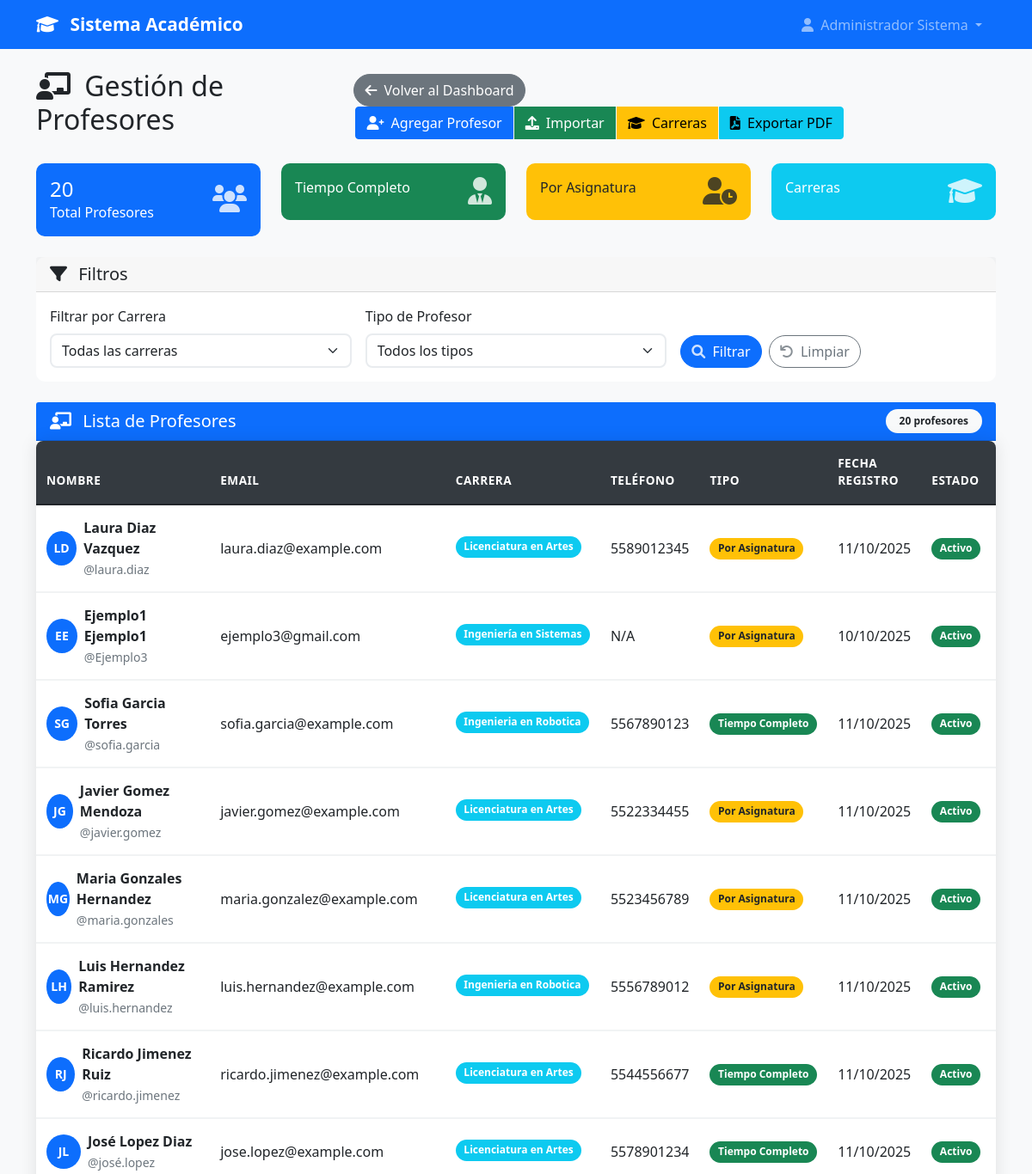
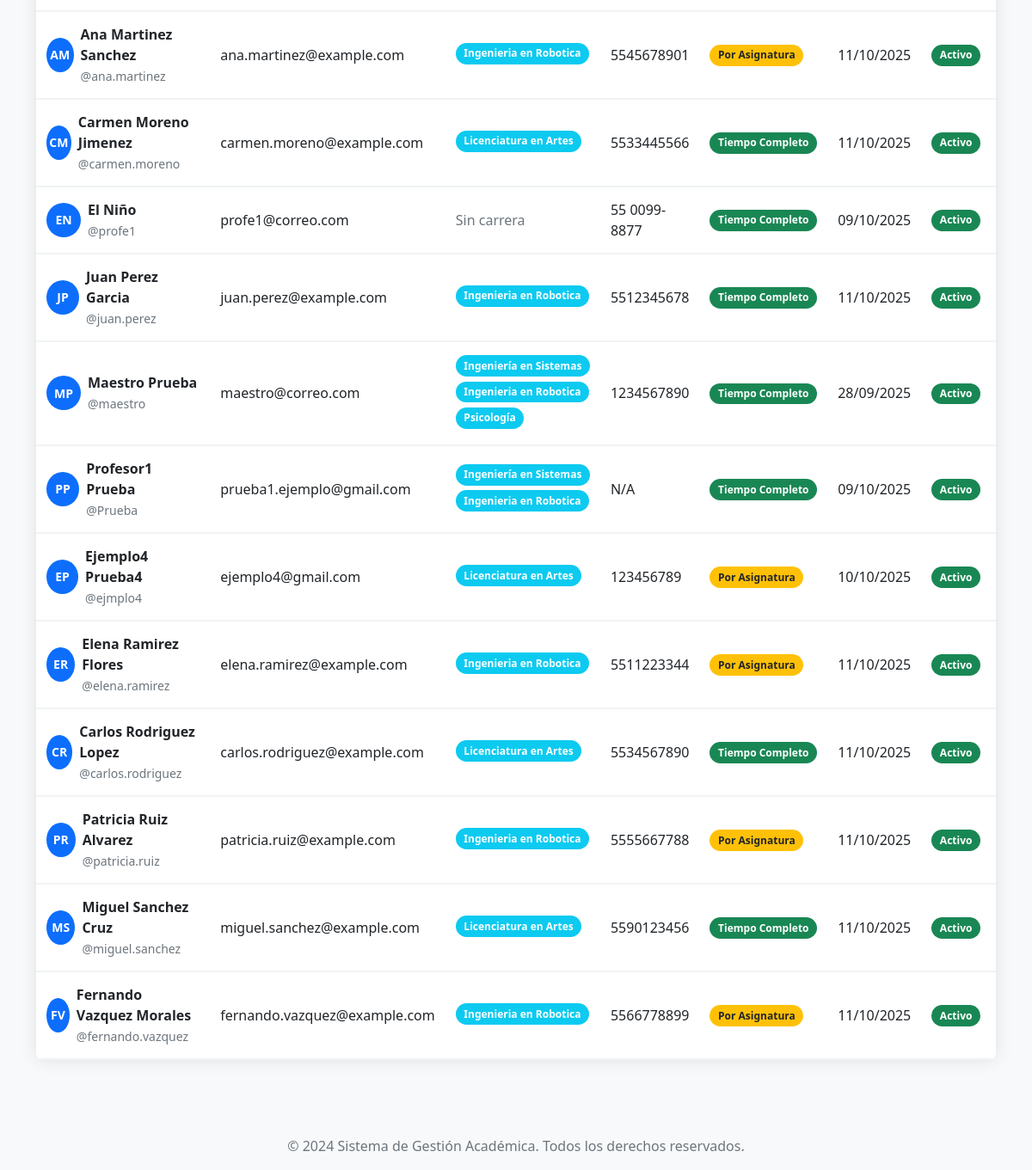
/admin/profesores (signed in), run on an earlier commit of the app's database (2 pictures, top to bottom).
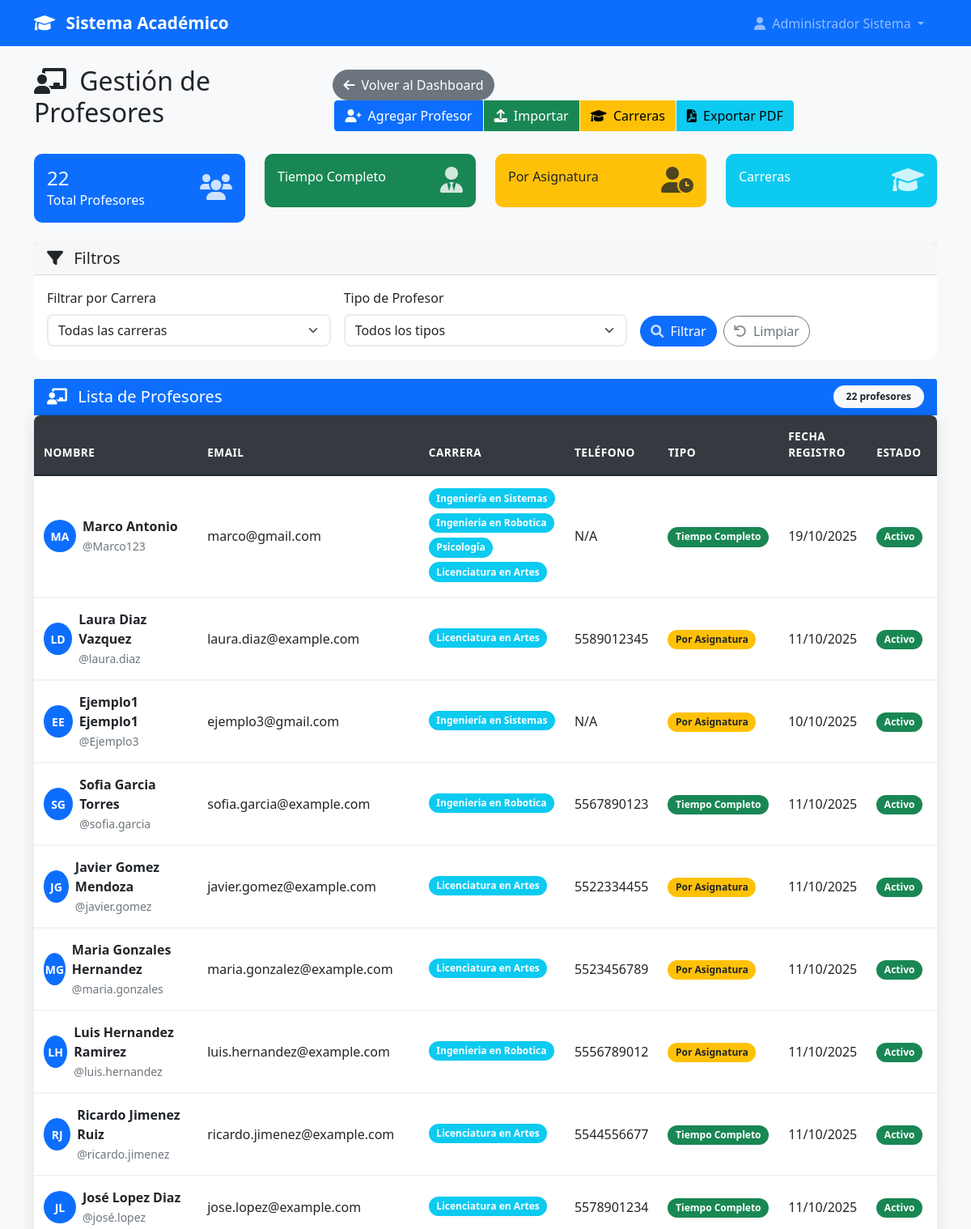
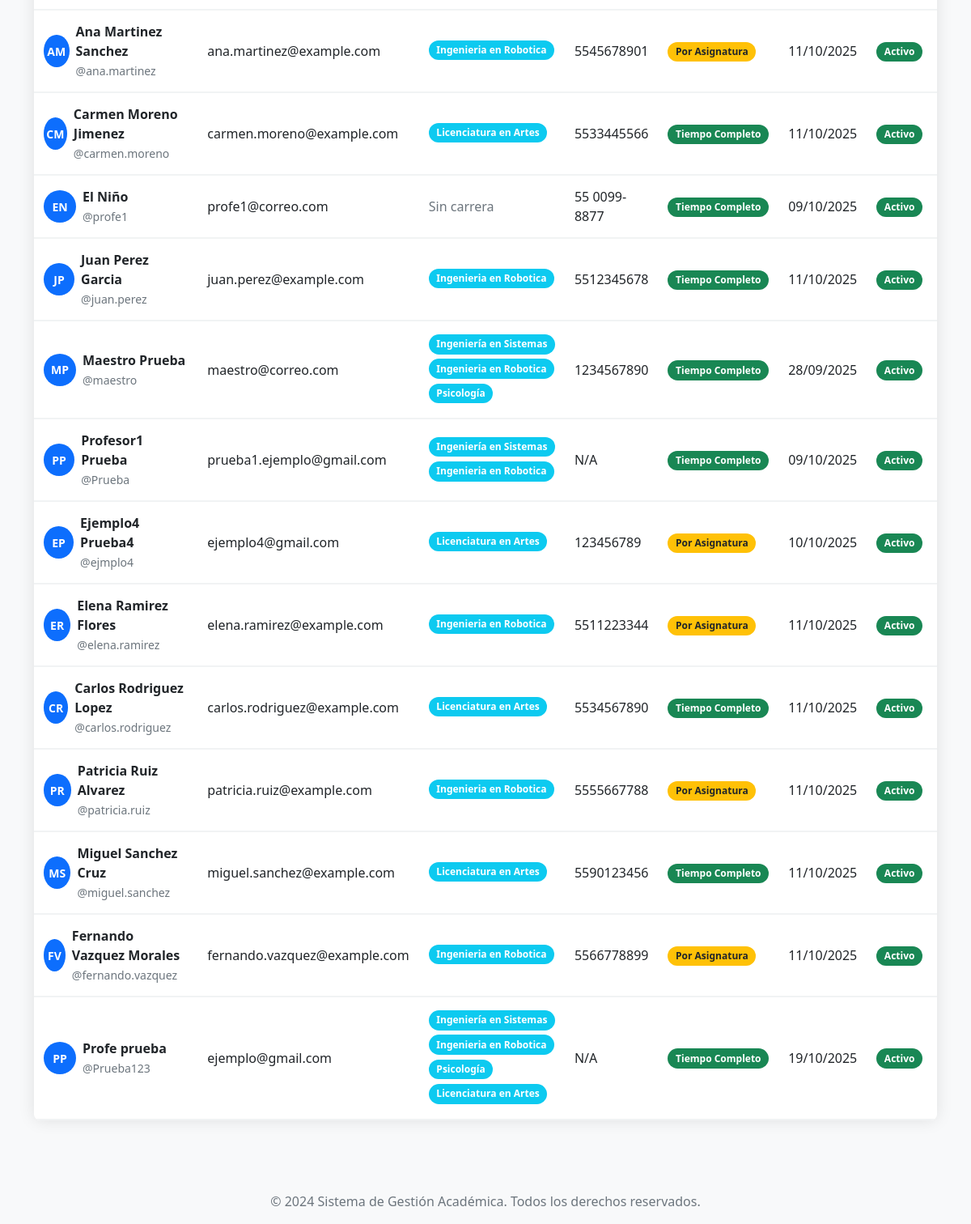
And on a later commit of the database (2 pictures, top to bottom).
### models.py (models this page shows, shortened)
class User(UserMixin, db.Model):
    id = db.Column(db.Integer, primary_key=True)
    username = db.Column(db.String(80), unique=True, nullable=False)
    email = db.Column(db.String(120), unique=True, nullable=False)
    password_hash = db.Column(db.String(120), nullable=False)
    nombre = db.Column(db.String(100), nullable=False)
    apellido = db.Column(db.String(100), nullable=False)
    telefono = db.Column(db.String(20))
    imagen_perfil = db.Column(db.String(200))  # Ruta de la imagen de perfil
    rol = db.Column(db.String(20), nullable=False)
    tipo_profesor = db.Column(db.String(20))
    carreras = db.relationship('Carrera', secondary=user_carreras, backref=db.backref('usuarios', lazy=True))
    materias = db.relationship('Materia', secondary='profesor_materias', backref=db.backref('profesores', lazy=True))
    carrera_id = db.Column(db.Integer, db.ForeignKey('carrera.id'))
    carrera = db.relationship('Carrera', foreign_keys=[carrera_id], backref=db.backref('jefe_carrera', uselist=False))
    fecha_registro = db.Column(db.DateTime, default=datetime.utcnow)
    activo = db.Column(db.Boolean, default=True)
    def get_nombre_completo(self):
        return f"{self.nombre} {self.apellido}"
    def is_admin(self):
        return self.rol == 'admin'
    def is_profesor(self):
        return self.rol in ['profesor_completo', 'profesor_asignatura']
    def is_profesor_completo(self):
        return self.rol == 'profesor_completo'
    def get_rol_display(self):
        roles = {
            'admin': 'Administrador',
            'jefe_carrera': 'Jefe de Carrera',
            'profesor_completo': 'Profesor de Tiempo Completo',
            'profesor_asignatura': 'Profesor por Asignatura'
        }
        return roles.get(self.rol, self.rol)

class Carrera(db.Model):
    id = db.Column(db.Integer, primary_key=True)
    nombre = db.Column(db.String(150), nullable=False, unique=True)
    codigo = db.Column(db.String(10), nullable=False, unique=True)  # Ej: "ING-SIS", "MED", etc.
    descripcion = db.Column(db.Text)
    facultad = db.Column(db.String(100))
    activa = db.Column(db.Boolean, default=True)
    fecha_creacion = db.Column(db.DateTime, default=datetime.utcnow)
    creada_por = db.Column(db.Integer, db.ForeignKey('user.id'), nullable=False)
    creador = db.relationship('User', foreign_keys=[creada_por], backref=db.backref('carreras_creadas', lazy=True))

### app.py (the view, shortened to what this page needs)
@app.route('/admin/profesores')
@login_required
def gestionar_profesores():
    if not current_user.is_admin():
        flash('No tienes permisos para acceder a esta página.', 'error')
        return redirect(url_for('dashboard'))
    carrera_id = request.args.get('carrera_id', type=int)
    tipo_profesor = request.args.get('tipo_profesor')
    busqueda = request.args.get('busqueda', '').strip()
    query = User.query.filter(
        User.rol.in_(['profesor_completo', 'profesor_asignatura']),
        User.activo == True
    )
    if carrera_id:
        query = query.filter(User.carrera_id == carrera_id)
    if tipo_profesor:
        query = query.filter(User.rol == tipo_profesor)
    profesores = query.order_by(User.apellido, User.nombre).all()
    carreras = Carrera.query.filter_by(activa=True).order_by(Carrera.nombre).all()
    filtrar_form = FiltrarProfesoresForm()
    filtrar_form.carrera.choices = [(0, 'Todas las carreras')] + [(c.id, c.nombre) for c in carreras]
    exportar_form = ExportarProfesoresForm()
    return render_template('admin/profesores.html',
                         profesores=profesores,
                         carreras=carreras,
                         filtrar_form=filtrar_form,
                         exportar_form=exportar_form,
                         filtros_activos={
                             'carrera': carrera_id,
                             'tipo_profesor': tipo_profesor,
                             'busqueda': busqueda
                         })

### templates/admin/profesores.html (shortened to what this page needs)
{% extends "base.html" %}
{% block content %}
<div class="row">
    <div class="col-12">
        <div class="d-flex justify-content-between align-items-center mb-4">
            <h2>
                <i class="fas fa-chalkboard-teacher me-2"></i>
                Gestión de Profesores
            </h2>
            <div>
                <a href="{{ url_for('dashboard') }}" class="btn btn-secondary me-2">
                    <i class="fas fa-arrow-left me-1"></i>
                    Volver al Dashboard
                </a>
                <div class="btn-group" role="group">
                    <a href="{{ url_for('agregar_profesor') }}" class="btn btn-primary">
                        <i class="fas fa-user-plus me-1"></i>
                        Agregar Profesor
                    </a>
                    <a href="{{ url_for('importar_profesores') }}" class="btn btn-success">
                        <i class="fas fa-upload me-1"></i>
                        Importar
                    </a>
                    <a href="{{ url_for('gestionar_carreras') }}" class="btn btn-warning">
                        <i class="fas fa-graduation-cap me-1"></i>
                        Carreras
                    </a>
                    <button type="button" class="btn btn-info" data-bs-toggle="modal" data-bs-target="#exportModal">
                        <i class="fas fa-file-pdf me-1"></i>
                        Exportar PDF
                    </button>
                </div>
            </div>
        </div>
    </div>
</div>
<div class="row mb-4">
    <div class="col-md-3">
        <div class="card bg-primary text-white">
            <div class="card-body">
                <div class="d-flex justify-content-between">
                    <div>
                        <h4 class="mb-0">{{ total_profesores }}</h4>
                        <p class="mb-0">Total Profesores</p>
                    </div>
                    <div class="align-self-center">
                        <i class="fas fa-users fa-2x"></i>
                    </div>
                </div>
            </div>
        </div>
    </div>
    <div class="col-md-3">
        <div class="card bg-success text-white">
            <div class="card-body">
                <div class="d-flex justify-content-between">
                    <div>
                        <p class="mb-0">Tiempo Completo</p>
                    </div>
                    <div class="align-self-center">
                        <i class="fas fa-user-tie fa-2x"></i>
                    </div>
                </div>
            </div>
        </div>
    </div>
    <div class="col-md-3">
        <div class="card bg-warning text-dark">
            <div class="card-body">
                <div class="d-flex justify-content-between">
                    <div>
                        <p class="mb-0">Por Asignatura</p>
                    </div>
                    <div class="align-self-center">
                        <i class="fas fa-user-clock fa-2x"></i>
                    </div>
                </div>
            </div>
        </div>
    </div>
    <div class="col-md-3">
        <div class="card bg-info text-white">
            <div class="card-body">
                <div class="d-flex justify-content-between">
                    <div>
                        <p class="mb-0">Carreras</p>
                    </div>
                    <div class="align-self-center">
                        <i class="fas fa-graduation-cap fa-2x"></i>
                    </div>
                </div>
            </div>
        </div>
    </div>
</div>
<div class="row mb-4">
    <div class="col-12">
        <div class="card">
            <div class="card-header">
                <h5 class="mb-0">
                    <i class="fas fa-filter me-2"></i>
                    Filtros
                </h5>
            </div>
            <div class="card-body">
                <form method="GET" class="row g-3">
                    <div class="col-md-4">
                        {{ filtrar_form.carrera.label(class="form-label") }}
                        {{ filtrar_form.carrera(class="form-select") }}
                    </div>
                    <div class="col-md-4">
                        {{ filtrar_form.tipo_profesor.label(class="form-label") }}
                        {{ filtrar_form.tipo_profesor(class="form-select") }}
                    </div>
                    <div class="col-md-4 d-flex align-items-end">
                        <button type="submit" class="btn btn-primary me-2">
                            <i class="fas fa-search me-1"></i>
                            Filtrar
                        </button>
                        <a href="{{ url_for('gestionar_profesores') }}" class="btn btn-outline-secondary">
                            <i class="fas fa-undo me-1"></i>
                            Limpiar
                        </a>
                    </div>
                </form>
            </div>
        </div>
    </div>
</div>
<div class="row">
    <div class="col-12">
        <div class="card">
            <div class="card-header bg-primary text-white">
                <div class="d-flex justify-content-between align-items-center">
                    <h5 class="mb-0">
                        <i class="fas fa-chalkboard-teacher me-2"></i>
                        Lista de Profesores
                    </h5>
                    <span class="badge bg-light text-dark">{{ profesores|length }} profesores</span>
                </div>
            </div>
            <div class="card-body p-0">
                {% if profesores %}
                    <div class="table-responsive">
                        <table class="table table-hover mb-0">
                            <thead class="table-light">
                                <tr>
                                    <th>NOMBRE</th>
                                    <th>EMAIL</th>
                                    <th>CARRERA</th>
                                    <th>TELÉFONO</th>
                                    <th>TIPO</th>
                                    <th>FECHA REGISTRO</th>
                                    <th>ESTADO</th>
                                    <th>ACCIONES</th>
                                </tr>
                            </thead>
                            <tbody>
                                {% for profesor in profesores %}
                                <tr class="align-middle" style="cursor: pointer;" data-bs-toggle="collapse" data-bs-target="#detalles{{ profesor.id }}" aria-expanded="false">
                                    <td>
                                        <div class="d-flex align-items-center">
                                            <div class="avatar-circle bg-primary text-white rounded-circle d-flex align-items-center justify-content-center me-2">
                                                {% if profesor.nombre and profesor.apellido %}
                                                    {{ profesor.nombre[0]|upper }}{{ profesor.apellido.split()[0][0]|upper if profesor.apellido.split() else '' }}
                                                {% else %}
                                                    PP
                                                {% endif %}
                                            </div>
                                            <div>
                                                <strong>{{ profesor.get_nombre_completo() }}</strong>
                                                <br>
                                                <small class="text-muted">@{{ profesor.username }}</small>
                                            </div>
                                        </div>
                                    </td>
                                    <td>{{ profesor.email }}</td>
                                    <td>
                                        {% if profesor.is_profesor() %}
                                            {% if profesor.carreras %}
                                                {% for carrera in profesor.carreras %}
                                                    <span class="badge bg-info mb-1">{{ carrera.nombre }}</span>
                                                {% endfor %}
                                            {% else %}
                                                <span class="text-muted">Sin carrera</span>
                                            {% endif %}
                                        {% elif profesor.carrera %}
                                            <span class="badge bg-info">{{ profesor.carrera.nombre }}</span>
                                        {% else %}
                                            <span class="text-muted">Sin carrera</span>
                                        {% endif %}
                                    </td>
                                    <td>{{ profesor.telefono or 'N/A' }}</td>
                                    <td>
                                        {% if profesor.is_profesor_completo() %}
                                            <span class="badge bg-success">Tiempo Completo</span>
                                        {% else %}
                                            <span class="badge bg-warning text-dark">Por Asignatura</span>
                                        {% endif %}
                                    </td>
                                    <td>{{ profesor.fecha_registro.strftime('%d/%m/%Y') }}</td>
                                    <td>
                                        {% if profesor.activo %}
                                            <span class="badge bg-success">Activo</span>
                                        {% else %}
                                            <span class="badge bg-danger">Inactivo</span>
                                        {% endif %}
                                    </td>
                                    <td onclick="event.stopPropagation();">
                                    </td>
                                </tr>
                                <tr>
                                    <td colspan="8" class="p-0 border-0">
                                    </td>
                                </tr>
                                {% endfor %}
                            </tbody>
                        </table>
                    </div>
                {% endif %}
            </div>
        </div>
    </div>
</div>
{% endblock %}

### templates/base.html (shortened to what this page needs)
<!DOCTYPE html>
<html lang="es">
<head>
    <link href="https://cdn.jsdelivr.net/npm/bootstrap@5.1.3/dist/css/bootstrap.min.css" rel="stylesheet">
    <link rel="stylesheet" href="https://cdnjs.cloudflare.com/ajax/libs/font-awesome/6.0.0/css/all.min.css">
    <link rel="stylesheet" href="{{ url_for('static', filename='css/style.css') }}">
</head>
<body>
    <nav class="navbar navbar-expand-lg navbar-dark bg-primary">
        <div class="container">
            <a class="navbar-brand" href="{{ url_for('index') }}">
                <i class="fas fa-graduation-cap me-2"></i>
                Sistema Académico
            </a>
            <div class="collapse navbar-collapse" id="navbarNav">
                <ul class="navbar-nav ms-auto">
                    {% if current_user.is_authenticated %}
                        <li class="nav-item dropdown">
                            <a class="nav-link dropdown-toggle" href="#" id="navbarDropdown" role="button" data-bs-toggle="dropdown">
                                <i class="fas fa-user me-1"></i>
                                {{ current_user.get_nombre_completo() }}
                            </a>
                        </li>
                    {% endif %}
                </ul>
            </div>
        </div>
    </nav>
    <main class="py-4">
        <div class="container">
            {% block content %}{% endblock %}
        </div>
    </main>
    <footer class="bg-light text-center py-3 mt-5">
        <div class="container">
            <p class="text-muted mb-0">&copy; 2024 Sistema de Gestión Académica. Todos los derechos reservados.</p>
        </div>
    </footer>
</body>
</html>

What changed in the data, as far as the page shows it:
added User: nombre "M", apellido "A", get_nombre_completo "Marco Antonio", username "Marco123", email "marco@gmail.com", telefono "N/A", shows "Tiempo Completo", fecha_registro "19/10/2025", activo "Activo", Carrera (nombre "Ingeniería en Sistemas"), Carrera (nombre "Ingenieria en Robotica"), Carrera (nombre "Psicología"), Carrera (nombre "Licenciatura en Artes")
added User: nombre "P", apellido "P", get_nombre_completo "Profe prueba", username "Prueba123", email "ejemplo@gmail.com", telefono "N/A", shows "Tiempo Completo", fecha_registro "19/10/2025", activo "Activo", Carrera (nombre "Ingeniería en Sistemas"), Carrera (nombre "Ingenieria en Robotica"), Carrera (nombre "Psicología"), Carrera (nombre "Licenciatura en Artes")
Also different on the page:
{{ total_profesores }}: "20" → "22"
{{ profesores|length }}: "20" → "22"
